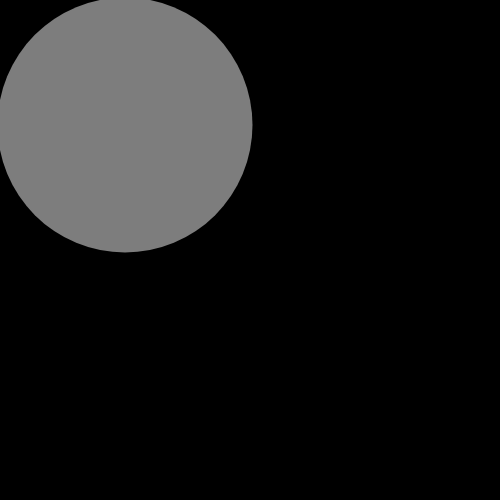
Frame 1 (no input)
Frame 60 (no input): identical to frame 1, image omitted
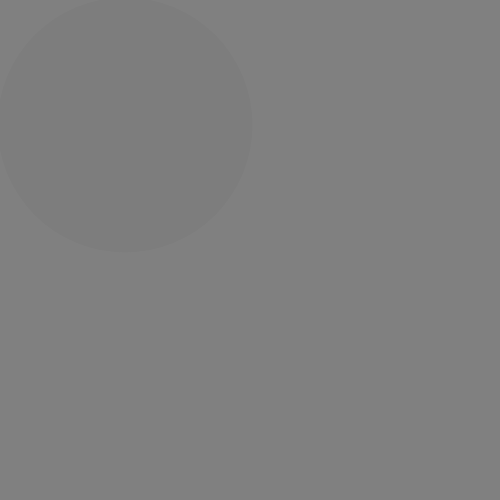
Frame 120 (the mouse pressed at the canvas centre since frame 60)

The p5.js sketch that drew these frames (run headless with seeded random() and noise() and a simulated clock; from frame 60 on, the mouse is pressed at the canvas centre):

// p5.js sketch
// ── sketch.js
function setup() {
  createCanvas(500, 500);
  noStroke();
}

function draw() {
  let c = map(mouseX, 0, 500, 0, 255)
  background(c);
  
  
  fill(125);
  
  ellipse(125, 125, 255,255);
}
